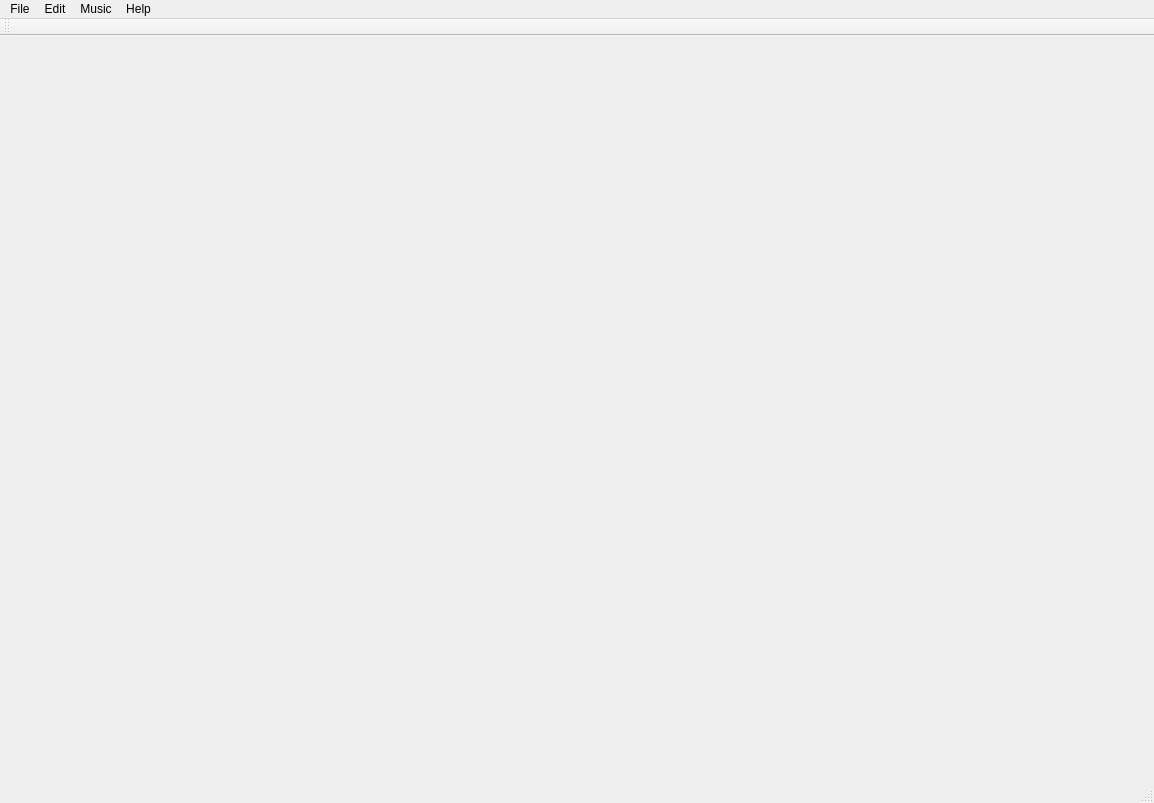
<?xml version="1.0" encoding="UTF-8"?>
<ui version="4.0">
 <class>MainWindow</class>
 <widget class="QMainWindow" name="MainWindow">
  <property name="geometry">
   <rect>
    <x>0</x>
    <y>0</y>
    <width>1154</width>
    <height>803</height>
   </rect>
  </property>
  <property name="sizePolicy">
   <sizepolicy hsizetype="Preferred" vsizetype="Preferred">
    <horstretch>0</horstretch>
    <verstretch>0</verstretch>
   </sizepolicy>
  </property>
  <property name="windowTitle">
   <string>Battleship</string>
  </property>
  <widget class="QWidget" name="centralWidget"/>
  <widget class="QMenuBar" name="menuBar">
   <property name="geometry">
    <rect>
     <x>0</x>
     <y>0</y>
     <width>1154</width>
     <height>26</height>
    </rect>
   </property>
   <widget class="QMenu" name="menuMain_Menu">
    <property name="title">
     <string>File</string>
    </property>
    <addaction name="actionNew_Game"/>
    <addaction name="actionSave_Game"/>
    <addaction name="actionLoad_Game"/>
    <addaction name="actionExit_Program"/>
   </widget>
   <widget class="QMenu" name="menuEdit">
    <property name="title">
     <string>Edit</string>
    </property>
    <addaction name="actionDatabase"/>
   </widget>
   <widget class="QMenu" name="menuHelp">
    <property name="title">
     <string>Help</string>
    </property>
    <addaction name="actionInstructions"/>
    <addaction name="actionAbout"/>
    <addaction name="separator"/>
   </widget>
   <widget class="QMenu" name="menuMusic">
    <property name="title">
     <string>Music</string>
    </property>
    <addaction name="actionMute"/>
   </widget>
   <addaction name="menuMain_Menu"/>
   <addaction name="menuEdit"/>
   <addaction name="menuMusic"/>
   <addaction name="menuHelp"/>
  </widget>
  <widget class="QToolBar" name="mainToolBar">
   <attribute name="toolBarArea">
    <enum>TopToolBarArea</enum>
   </attribute>
   <attribute name="toolBarBreak">
    <bool>false</bool>
   </attribute>
  </widget>
  <widget class="QStatusBar" name="statusBar"/>
  <action name="actionNew_Game">
   <property name="text">
    <string>New Game</string>
   </property>
  </action>
  <action name="actionLoad_Game">
   <property name="text">
    <string>Load Game</string>
   </property>
  </action>
  <action name="actionDatabase">
   <property name="text">
    <string>Database</string>
   </property>
  </action>
  <action name="actionInstructions">
   <property name="text">
    <string>Instructions</string>
   </property>
  </action>
  <action name="actionAbout">
   <property name="text">
    <string>About</string>
   </property>
  </action>
  <action name="actionExit_Program">
   <property name="text">
    <string>Exit Program</string>
   </property>
  </action>
  <action name="actionSave_Game">
   <property name="text">
    <string>Save Game</string>
   </property>
  </action>
  <action name="actionMute">
   <property name="text">
    <string>Mute</string>
   </property>
  </action>
 </widget>
 <layoutdefault spacing="6" margin="11"/>
 <resources/>
 <connections>
  <connection>
   <sender>actionExit_Program</sender>
   <signal>triggered()</signal>
   <receiver>MainWindow</receiver>
   <slot>close()</slot>
   <hints>
    <hint type="sourcelabel">
     <x>-1</x>
     <y>-1</y>
    </hint>
    <hint type="destinationlabel">
     <x>288</x>
     <y>287</y>
    </hint>
   </hints>
  </connection>
 </connections>
</ui>
